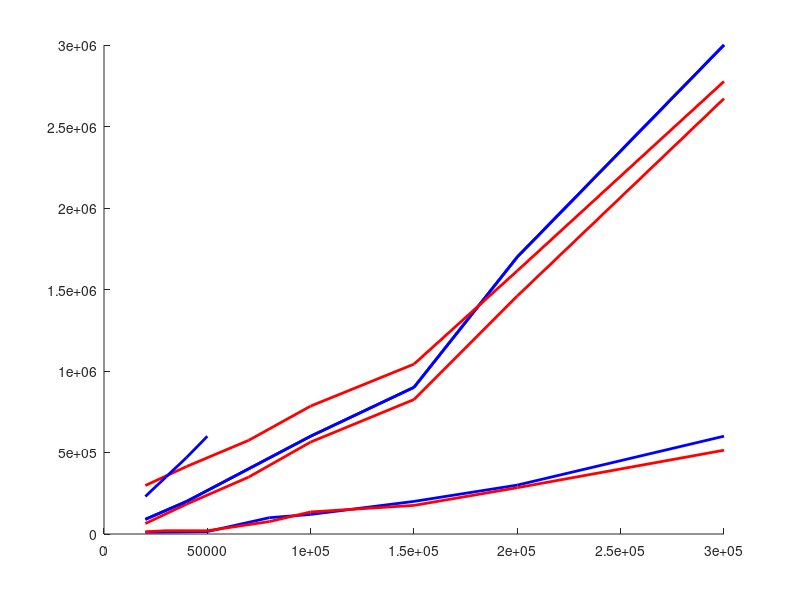

This figure's MATLAB source: (Note: this script raises an error after producing the figure.)
% 50mT
freq_50mT_n97 = [20e3 50e3 80e3 100e3 200e3];
Pv_50mT_n97 = [4e3 12e3 11e3 27e3 65e3];
f_norm_50mT_n97 = freq_50mT_n97 / max(freq_50mT_n97);
Pv_norm_50mT_50 = Pv_50mT_n97 / max(Pv_50mT_n97);
 
 % 100mT
freq_100mT_n97 = [20e3 30e3 50e3 80e3 100e3 150e3 200e3 300e3];
Pv_100mT_n97 = [11e3 12e3 15e3 100e3 120e3 200e3 300e3 600e3];
f_norm_100mT_n97 = freq_100mT_n97 / max(freq_100mT_n97);
Pv_norm_100mT_50 = Pv_100mT_n97 / max(Pv_100mT_n97);
     
 % 200mT
freq_200mT_n97 = [20e3 40e3 70e3 100e3 150e3 200e3 300e3];
Pv_200mT_n97 = [90e3 200e3 400e3 600e3 900e3 1700e3 3000e3];
f_norm_200mT_n97 = freq_200mT_n97 / max(freq_200mT_n97);
Pv_norm_200mT_50 = Pv_200mT_n97 / max(Pv_200mT_n97);
     
% 300mT
freq_300mT_n97 = [20e3 30e3 40e3 50e3]; 
Pv_300mT_n97 = [230e3 350e3 470e3 600e3];
f_norm_300mT_n97 = freq_300mT_n97 / max(freq_300mT_n97);
Pv_norm_300mT_50 = Pv_300mT_n97 / max(Pv_300mT_n97);


%% Projeto do filtro IIR
ordem = 2; % Ordem do filtro
frequencia_corte = 0.8; % Frequência de corte do filtro (ajuste conforme necessário)
[b, a] = butter(ordem, frequencia_corte, 'low');

%% 50mT 
% Inversão da resposta em frequência
Pv_rebatido_50mT_N97 = 1 - Pv_50mT_n97;
Pv_rebatido_100mT_N97 = 1 - Pv_100mT_n97;
Pv_rebatido_200mT_N97 = 1 - Pv_200mT_n97;
Pv_rebatido_300mT_N97 = 1 - Pv_300mT_n97;

% Aplicação do filtro IIR no sinal rebatido
y1 = filter(b, a, Pv_rebatido_50mT_N97);
y2 = filter(b, a, Pv_rebatido_100mT_N97);
y3 = filter(b, a, Pv_rebatido_200mT_N97);
y4 = filter(b, a, Pv_rebatido_300mT_N97);

% Plot da resposta original e filtrada
figure;
%subplot(2, 1, 1);
%plot(freq_50mT_n97, Pv_50mT_n97, 'b-', 'LineWidth', 2);
hold on;
%plot(freq_50mT_n97, (-1)*y1+6500, 'r-', 'LineWidth', 2);
hold on;

plot(freq_100mT_n97, Pv_100mT_n97, 'b-', 'LineWidth', 2);
hold on;
plot(freq_100mT_n97, (-1)*y2+6500, 'r-', 'LineWidth', 2);

plot(freq_200mT_n97, Pv_200mT_n97, 'b-', 'LineWidth', 2);
hold on;
plot(freq_200mT_n97, (-1)*y3+6500, 'r-', 'LineWidth', 2);

% 250mT
ordem_250 = 3; % Ordem do filtro
fc_250 = 0.8; % Frequência de corte do filtro (ajuste conforme necessário)
[b, a] = butter(ordem_250, fc_250, 'low');
plot(freq_200mT_n97, Pv_200mT_n97, 'b-', 'LineWidth', 2);
hold on;
y4 = filter(b, a, Pv_rebatido_200mT_N97);
plot(freq_200mT_n97, (-1)*y4+250000, 'r-', 'LineWidth', 2);
hold on;

plot(freq_300mT_n97, Pv_300mT_n97, 'b-', 'LineWidth', 2);
hold on;
plot(freq_300mT_n97, (-1)*y4+6500, 'r-', 'LineWidth', 2);

grid on;

title('Volumetric Losses of the N97 Ferrite Core Material');
xlabel('Frequency (Hz)');
ylabel('Volumetric Power Losses (kW/m^(3))');